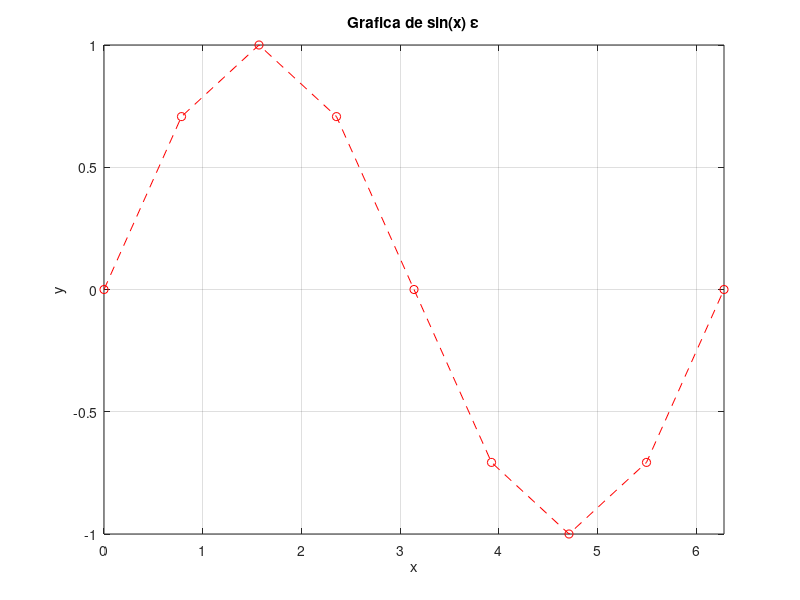

Source code (MATLAB):
close all
x=0:pi/4:2*pi;
y=sin(x);
plot(x,y, 'ro--');
title('Grafica de sin(x) \epsilon');
xlabel('x');
ylabel('y');
grid on;
axis([min(x) max(x) min(y) max(y)]);
print('-f1', '-djpeg90', '-r800', 'Prueba.jpg')